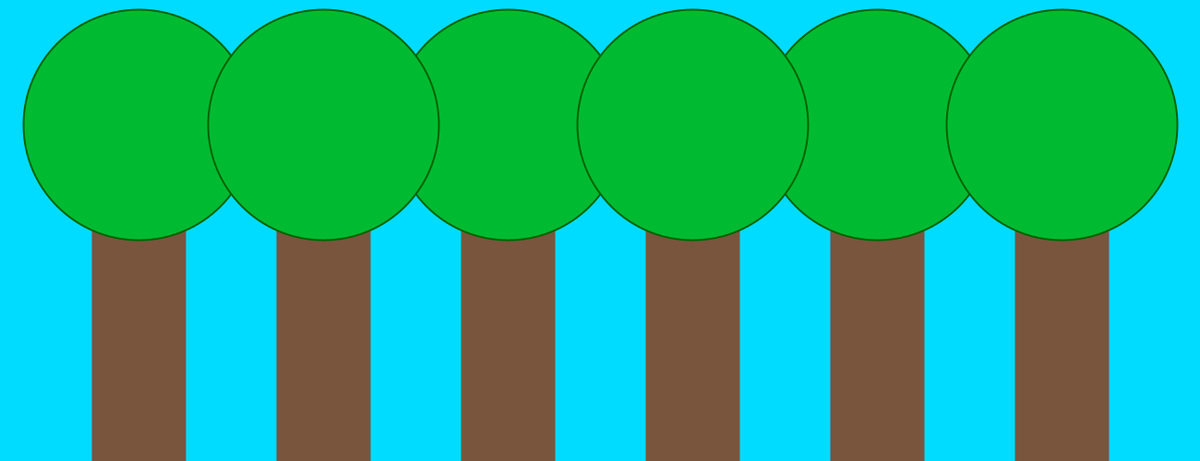
Frame 1 (no input)
Frame 60 (the mouse pressed at the canvas centre just before this capture): identical to frame 1, image omitted
Frame 120 (the mouse held since frame 60 and released just before this capture): identical to frame 1, image omitted

The Processing sketch that drew this single still picture (run headless with seeded random() and noise(); from frame 60 on, the mouse is pressed at the canvas centre):

// Processing sketch: H9_10_bos_maken
// ── H9_10_bos_maken.pde
void setup(){
  size(1300,500);
}

void draw(){
  background(0,220,255);
  strokeWeight(2);
  boomstam();
  bladeren();
}

void boomstam(){
  stam(100,200,100,300);
  stam(500,200,100,550);
  stam(900,200,100,950);
  stam(300,200,100,350);
  stam(700,200,100,750);
  stam(1100,200,100,1150);
}

void bladeren(){
  blaadjes(150,135,200,200,250);
  blaadjes(550,135,200,200,250);
  blaadjes(950,135,200,200,250);
  blaadjes(350,135,200,200,250);
  blaadjes(750,135,200,200,250);
  blaadjes(1150,135,200,200,250);
 

}
void stam(int xa, int ya, int wa, int ha){
  stroke(121,85,61);
  fill(121,85,61);
  rect(xa,ya,wa,ha);
}

void blaadjes(int xa, int ya, int wa, int ha, int r){
  stroke(0,100,0);
  fill(0,187,49);
  ellipse(xa,ya,r,r);
}
